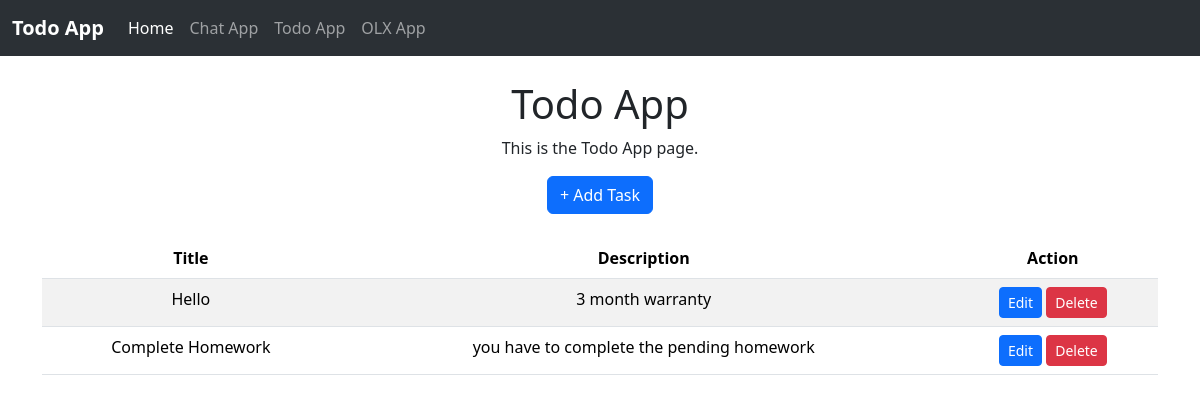
Page /todo_app/ (signed in) on the committed database.
### multi/models.py (models this page shows, shortened)
class Task(models.Model):
    user = models.ForeignKey(User, on_delete=models.CASCADE)
    title=models.CharField(max_length=100)
    description=models.TextField()
    created_at=models.DateTimeField(auto_now_add=True)
    updated_at=models.DateTimeField(auto_now=True)

### multi/views.py (the view)
# urls.py: path('todo_app/',views.todo_app,name='todo_app'),
@login_required
def todo_app(request):
    task = Task.objects.filter(user=request.user)
    return render(request,'todo_app.html',{'task':task})

### templates/todo_app.html (shortened to what this page needs)
<!doctype html>
<html lang="en">
  <head>
    <link href="https://cdn.jsdelivr.net/npm/bootstrap@5.3.8/dist/css/bootstrap.min.css" rel="stylesheet">
  </head>
  <body>
    <nav class="navbar navbar-expand-lg bg-body-tertiary bg-dark" data-bs-theme="dark">
  <div class="container-fluid">
    <a class="navbar-brand" href="#"><strong>Todo App</strong></a>
    <div class="collapse navbar-collapse" id="navbarNav">
      <ul class="navbar-nav">
        <li class="nav-item">
          <a class="nav-link active" aria-current="page" href="/">Home</a>
        </li>
        <li class="nav-item">
          <a class="nav-link" href="/chat_app/">Chat App</a>
        </li>
        <li class="nav-item">
          <a class="nav-link" href="/todo_app/">Todo App</a>
        </li>
        <li class="nav-item">
          <a class="nav-link" href="/olx_app/">OLX App</a>
            </li>
      </ul>
    </div>
  </div>
</nav>
    <div class="container text-center mt-4">
        <h1>Todo App</h1>
        <p>This is the Todo App page.</p>
        <a href="/task_add/" class="btn btn-primary">+ Add Task</a>
    </div>
    <div class="container">
    <table class="table table-striped mt-4">
        <thead class="text-center">
            <tr>
                <th>Title</th>
                <th>Description</th>
                <th>Action</th>
            </tr>
        </thead>
        <tbody class="text-center">
            {% for tasks in task %}
            <tr>
                <td>{{ tasks.title }}</td>
                <td>{{ tasks.description }}</td>
                <td>
                    <a href="/task_edit/{{ tasks.id }}" class="btn btn-sm btn-primary">Edit</a>
                    <a href="/delete_task/{{ tasks.id }}" class="btn btn-sm btn-danger">Delete</a>
                </td>
            </tr>
            {% endfor %}
        </tbody>
    </table></div>
  </body>
</html>

### rows in the picture
Task: title "Hello", description "3 month warranty"
Task: title "Complete Homework", description "you have to complete the pending homework"
